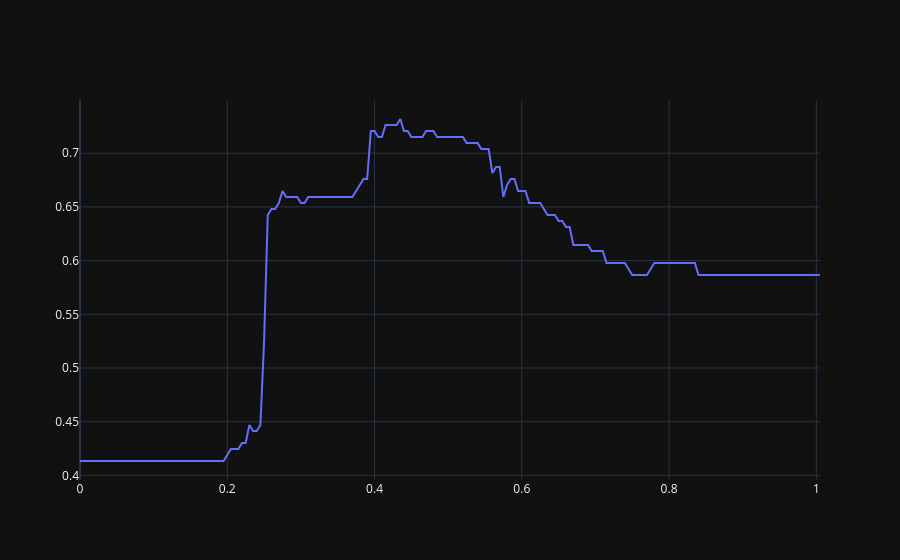

Source (notebook cell):
### Code cell
from sklearn.metrics import accuracy_score

thresholds = np.arange(0, 1.01, 0.005)
accuracies = [accuracy_score(y_test, p >= t) for t in thresholds]

fig = go.Figure(data=go.Scatter(x=thresholds, y=accuracies))
fig.show()

### Figure 1 — Plotly figure (JSON) as saved in the notebook; plotly's stock layout.template omitted (floating-point values rounded to 4 significant figures; data arrays with more than 128 entries replaced by an {"elided": "..."} marker saying what was removed)
{"data": [{"x": {"elided": "202 float values"}, "y": {"elided": "202 float values"}, "type": "scatter"}], "layout": {}}
